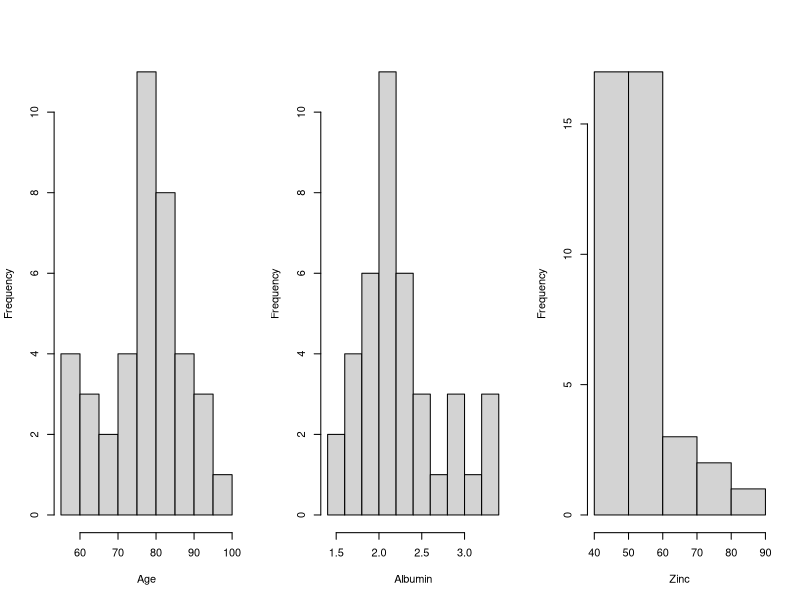
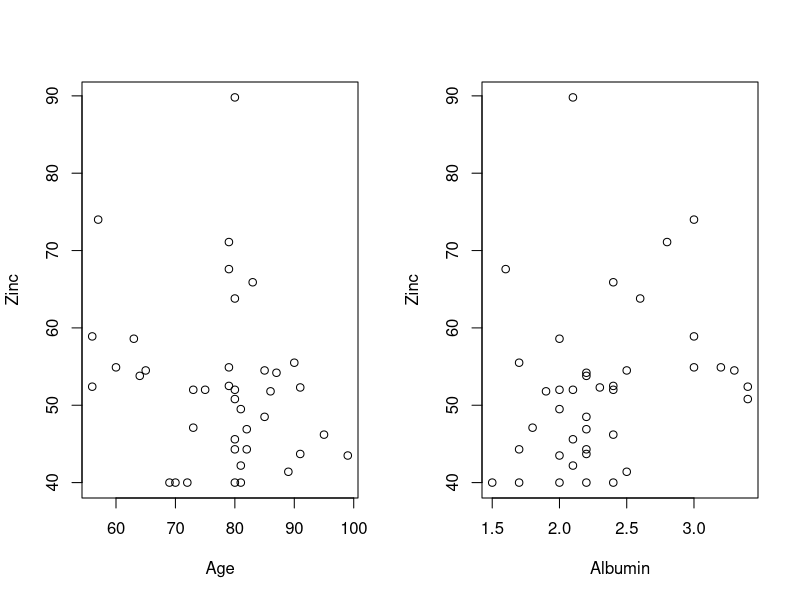
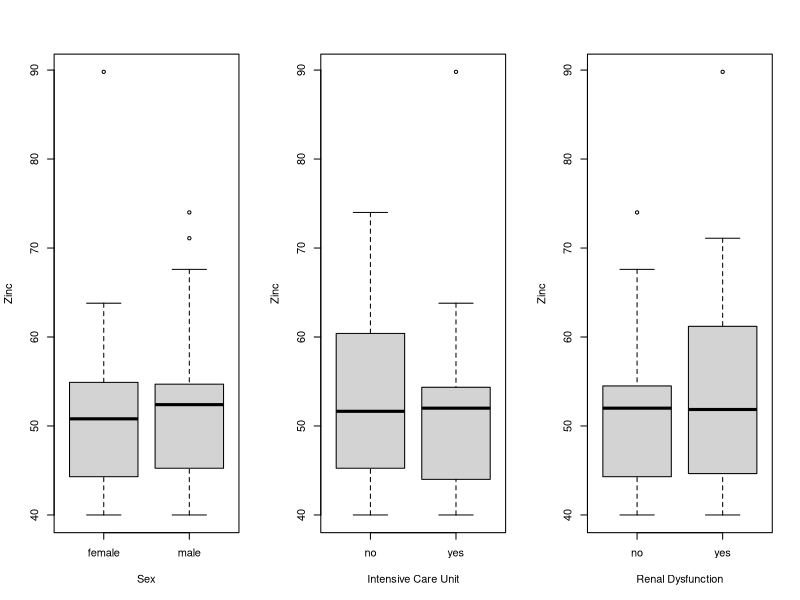
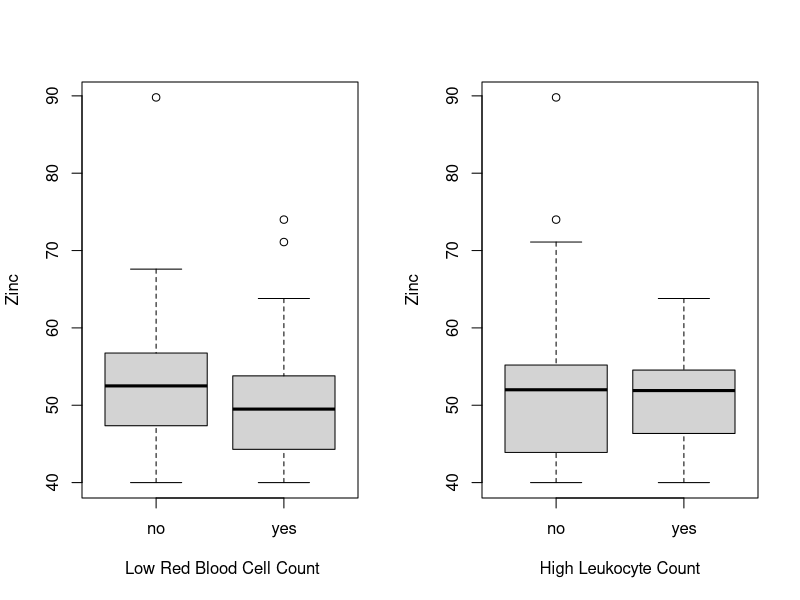

Source code (R) for these figures, in order:
## ---- chunk 1
knitr::opts_chunk$set(echo = TRUE)
## ---- chunk 2
# input data
zinc <- read.csv("zinc.csv", sep =";")
## ---- chunk 3
summary(zinc[-1])
## ---- chunk 4
par(mfrow=c(1,3))
hist(zinc$age, main = "", xlab = "Age")
hist(zinc$alb, main = "", xlab = "Albumin")
hist(zinc$znc, main = "", xlab = "Zinc")
## ---- chunk 5
par(mfrow=c(1,2))
plot(zinc$age,zinc$znc, main = "", ylab = "Zinc", xlab = "Age")
plot(zinc$alb, zinc$znc,main = "", ylab = "Zinc", xlab = "Albumin")
## ---- chunk 6
par(mfrow=c(1,3))
boxplot(zinc$znc ~ zinc$sex, ylab = "Zinc", xlab = "Sex")
boxplot(zinc$znc ~ zinc$icu, ylab = "Zinc", xlab = "Intensive Care Unit")
boxplot(zinc$znc ~ zinc$ren, ylab = "Zinc", xlab = "Renal Dysfunction")
par(mfrow=c(1,2))
boxplot(zinc$znc ~ zinc$lbd, ylab = "Zinc", xlab = " Low Red Blood Cell Count")
boxplot(zinc$znc ~ zinc$hlk, ylab = "Zinc", xlab = "High Leukocyte Count")
## ---- chunk 7
# bivariate analysis
tapply(zinc$znc, zinc$sex, summary)
tapply(zinc$znc, zinc$icu, summary)
tapply(zinc$znc, zinc$ren, summary)
tapply(zinc$znc, zinc$lbd, summary)
tapply(zinc$znc, zinc$hlk, summary)
## ---- chunk 8
# inference analysis
wilcox.test(zinc$znc ~ zinc$sex)
wilcox.test(zinc$znc ~ zinc$icu)
wilcox.test(zinc$znc ~ zinc$ren)
wilcox.test(zinc$znc ~ zinc$lbd)
wilcox.test(zinc$znc ~ zinc$hlk)
## ---- chunk 9
# preparing dummy variables
zinc$sex <- as.numeric(as.character(zinc$sex) == "female")
zinc$icu <- as.numeric(as.character(zinc$icu) == "yes")
zinc$ren <- as.numeric(as.character(zinc$ren) == "yes")
zinc$lbd <- as.numeric(as.character(zinc$lbd) == "yes")
zinc$hlk <- as.numeric(as.character(zinc$hlk) == "yes")
## ---- chunk 10
# correlation matrix
cor(zinc[,2:9])
## ---- chunk 11
# simple linear models
mod1 <- lm(znc ~ age, data = zinc); summary(mod1)
mod2 <- lm(znc ~ alb, data = zinc); summary(mod2)
mod3 <- lm(znc ~ sex, data = zinc); summary(mod3)
mod4 <- lm(znc ~ icu, data = zinc); summary(mod4)
mod5 <- lm(znc ~ ren, data = zinc); summary(mod5)
mod6 <- lm(znc ~ lbd, data = zinc); summary(mod6)
mod7 <- lm(znc ~ hlk, data = zinc); summary(mod7)
## ---- chunk 12
# multiple linear models
mod8 <- lm(znc ~ age + alb + sex + icu + ren + lbd + hlk, data = zinc); summary(mod8)
